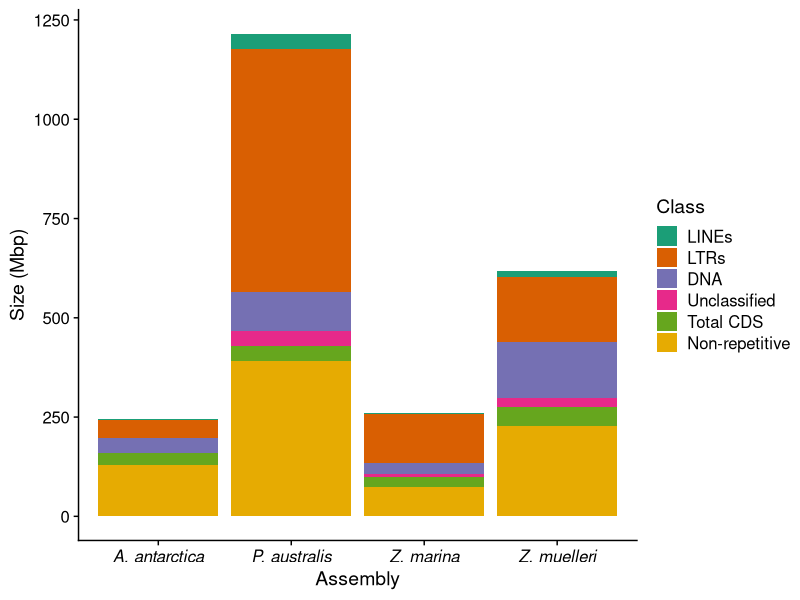
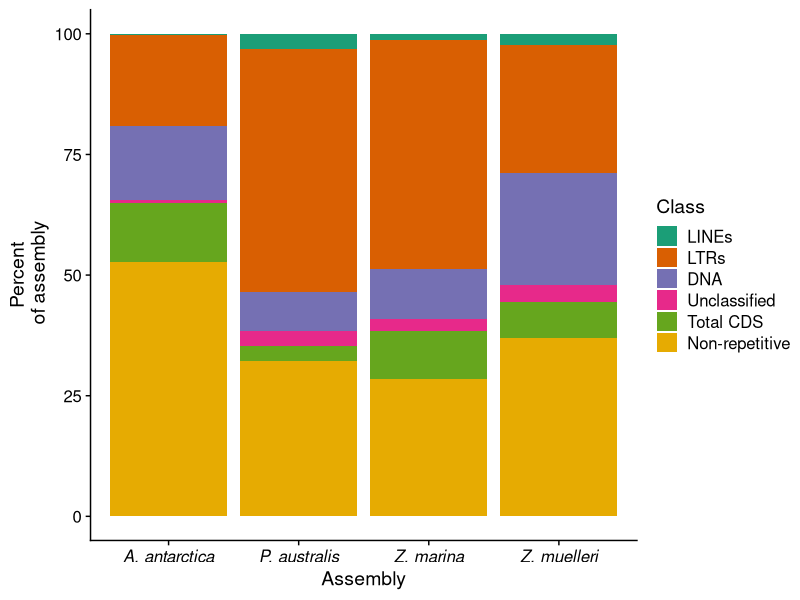
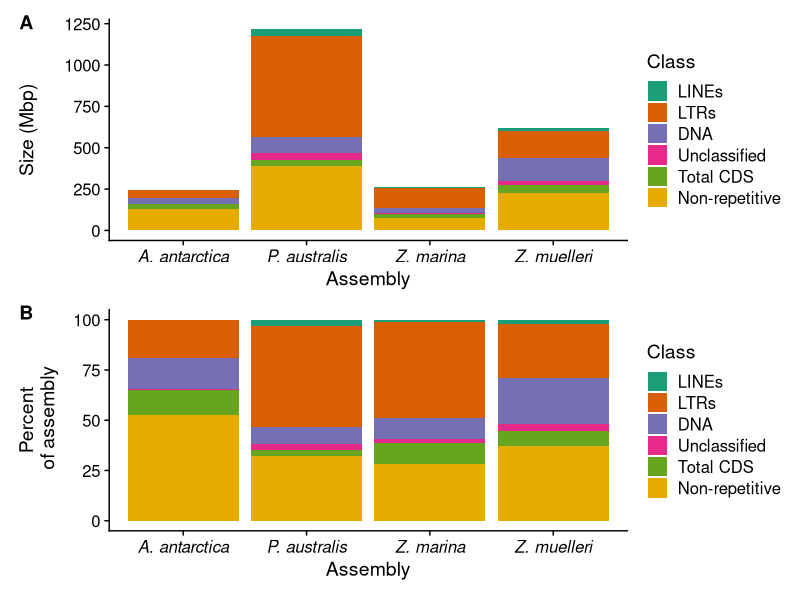
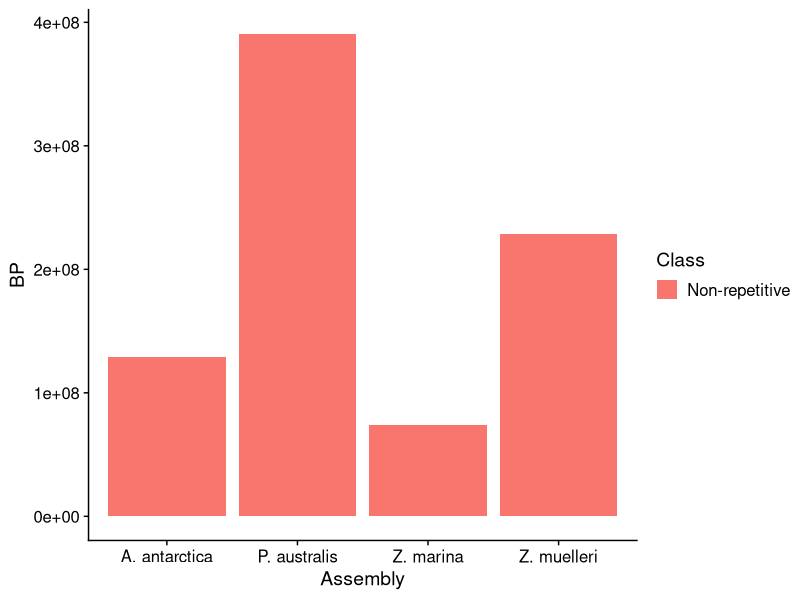

The R source for these figures, in order:
## ---- chunk 1
library(tidyverse)
library(cowplot)
theme_set(theme_cowplot())
library(RColorBrewer)
library(patchwork)
## ---- chunk 2
# reps <- data.frame(
#   stringsAsFactors = FALSE,
#              Class = c("LINEs","LTRs","DNA",
#                        "Unclassified","Non-repetitive","LINEs","LTRs","DNA","Unclassified",
#                        "Non-repetitive","LINEs","LTRs","DNA","Unclassified",
#                        "Non-repetitive","LINEs","LTRs","DNA","Unclassified","Non-repetitive"),
#           Assembly = c("A. antarctica","A. antarctica",
#                        "A. antarctica","A. antarctica","A. antarctica","P. australis",
#                        "P. australis","P. australis","P. australis","P. australis","Z. marina",
#                        "Z. marina","Z. marina","Z. marina","Z. marina","Z. muelleri",
#                        "Z. muelleri","Z. muelleri","Z. muelleri","Z. muelleri"),
#                 BP = c(805898L,45776664L,37822890L,
#                        1546483L,158725395L,38319733L,611240734L,100034681L,
#                        37142931L,428369702L,3103364L,123623579L,27390818L,
#                        6060480L,96439714L,14331182L,164253396L,142828758L,
#                        21922574L,274954485L),
#            Percent = c(0.33,18.71,15.46,0.63,
#                        64.87131,3.15,50.3,8.23,3.06,35.25364,1.19,47.46,10.52,
#                        2.33,37.02,2.32,26.57,23.1,3.55,44.46)
# )


reps <- readxl::read_xlsx('data/Repeat_coding.xlsx')

reps <- reps %>% dplyr::filter(Class != 'Total')
reps$Class <- factor(reps$Class, levels = c('LINEs', 'LTRs', 'DNA', 'Unclassified', 'Total CDS', 'Non-repetitive'))
reps
## ---- chunk 3
p1 <- reps %>% ggplot(aes(x=Assembly, fill=Class, y = BP/1000000)) + 
geom_bar(position='stack', stat='identity') + ylab('Size (Mbp)') +
  scale_fill_brewer(palette='Dark2') +
  theme(axis.text.x =  element_text(face="italic"))
  
p1
## ---- chunk 4
p2 <- reps %>% ggplot(aes(x=Assembly, fill=Class, y = Percent)) + geom_bar(position='stack', stat='identity')+
  scale_fill_brewer(palette='Dark2') +
  theme(axis.text.x =  element_text(face="italic")) +
  ylab('Percent\n of assembly')
p2
## ---- chunk 5
p1/p2 + plot_annotation(tag_levels = 'A')
## ---- chunk 6
reps %>% filter(Class=='Non-repetitive') %>% ggplot(aes(x=Assembly, fill=Class, y = BP)) + geom_bar(position='stack', stat='identity')

